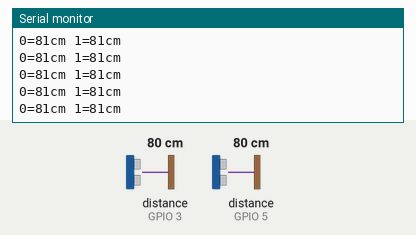
This sketch was run on a simulated ESP32. Shown: the last lines printed to the serial monitor. Inputs (shaded band) come from the test bench; at power-on: distance to the obstacle (sensors on GPIO 3, GPIO 5) 80 cm. The echo pulse lasts 58.3 µs per cm.

Above: at 1.2 s.
1.3 s: distance to the obstacle (sensor on GPIO 3) set to 2 cm
At 1.46 s:
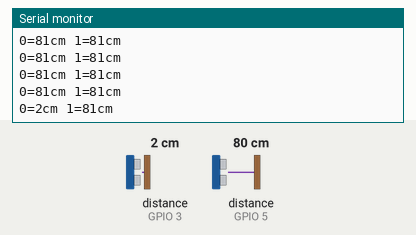
2.8 s: distance to the obstacle (sensor on GPIO 5) set to 2 cm
At 2.85 s:
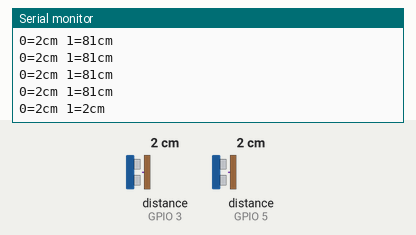
4.3 s: distance to the obstacle (sensor on GPIO 3) set to 4 cm
At 4.3 s:
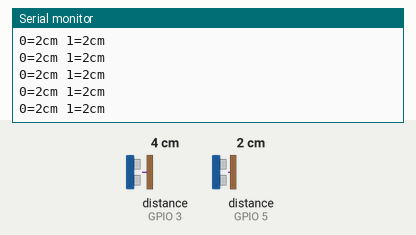
5.8 s: distance to the obstacle (sensor on GPIO 5) set to 4 cm
At 5.82 s:
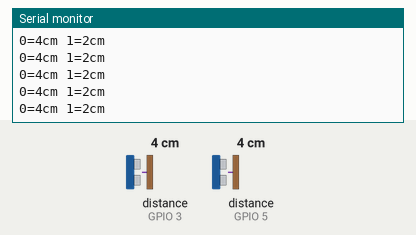
Timing chart, 0 to 8.3 s (numbered marks = the images above; inputs shaded):
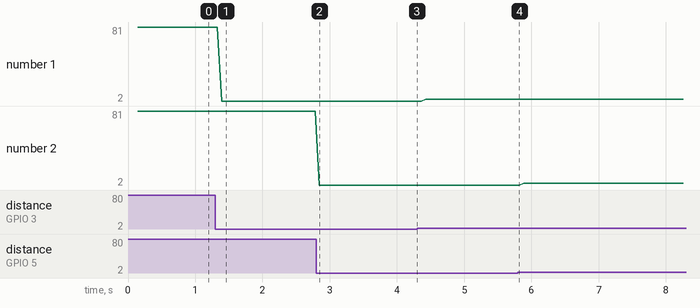

Measured:
- after the input at 1.3 s, the serial monitor: prints a new line after 0.10 s (image 1)
- after the input at 2.8 s, the serial monitor: prints a new line after 0.05 s (image 2)
- plotted number 1: 81 → 2 after the input at 1.3 s, 2 → 4 after the input at 4.3 s

The sketch:

ultra_sonic_sensor_01.ino
```cpp
    // ---------------------------------------------------------
    // This example code was used to successfully communicate
    // with 15 ultrasonic sensors. You can adjust the number of
    // sensors in your project by changing SONAR_NUM and the
    // number of NewPing objects in the "sonar" array. You also
    // need to change the pins for each sensor for the NewPing
    // objects. Each sensor is pinged at 33ms intervals. So, one
    // cycle of all sensors takes 495ms (33 * 15 = 495ms). The
    // results are sent to the "oneSensorCycle" function which
    // currently just displays the distance data. Your project
    // would normally process the sensor results in this
    // function (for example, decide if a robot needs to turn
    // and call the turn function). Keep in mind this example is
    // event-driven. Your complete sketch needs to be written so
    // there's no "delay" commands and the loop() cycles at
    // faster than a 33ms rate. If other processes take longer
    // than 33ms, you'll need to increase PING_INTERVAL so it
    // doesn't get behind.
    // ---------------------------------------------------------
    #include "NewPing.h"

    #define SONAR_NUM     2  // Number or sensors.
    #define MAX_DISTANCE 200 // Max distance in cm.
    #define PING_INTERVAL 33 // Milliseconds between pings.

    unsigned long pingTimer[SONAR_NUM]; // When each pings.
    unsigned int cm[SONAR_NUM]; // Store ping distances.
    uint8_t currentSensor = 0; // Which sensor is active.

    NewPing sonar[SONAR_NUM] = { // Sensor object array.
      NewPing(2, 3, MAX_DISTANCE),
      NewPing(4, 5, MAX_DISTANCE)
    };

    void setup() {
      Serial.begin(115200);
      pingTimer[0] = millis() + 75; // First ping start in ms.
      for (uint8_t i = 1; i < SONAR_NUM; i++)
        pingTimer[i] = pingTimer[i - 1] + PING_INTERVAL;
    }

    void loop() {
      for (uint8_t i = 0; i < SONAR_NUM; i++) {
        if (millis() >= pingTimer[i]) {
          pingTimer[i] += PING_INTERVAL * SONAR_NUM;
          if (i == 0 && currentSensor == SONAR_NUM - 1)
            oneSensorCycle(); // Do something with results.
          sonar[currentSensor].timer_stop();
          currentSensor = i;
          cm[currentSensor] = 0;
          sonar[currentSensor].ping_timer(echoCheck);
        }
      }
      // The rest of your code would go here.
    }

    void echoCheck() { // If ping echo, set distance to array.
      if (sonar[currentSensor].check_timer())
        cm[currentSensor] = sonar[currentSensor].ping_result / US_ROUNDTRIP_CM;
    }

    void oneSensorCycle() { // Do something with the results.
      for (uint8_t i = 0; i < SONAR_NUM; i++) {
        Serial.print(i);
        Serial.print("=");
        Serial.print(cm[i]);
        Serial.print("cm ");
      }
      Serial.println();
    }
```
